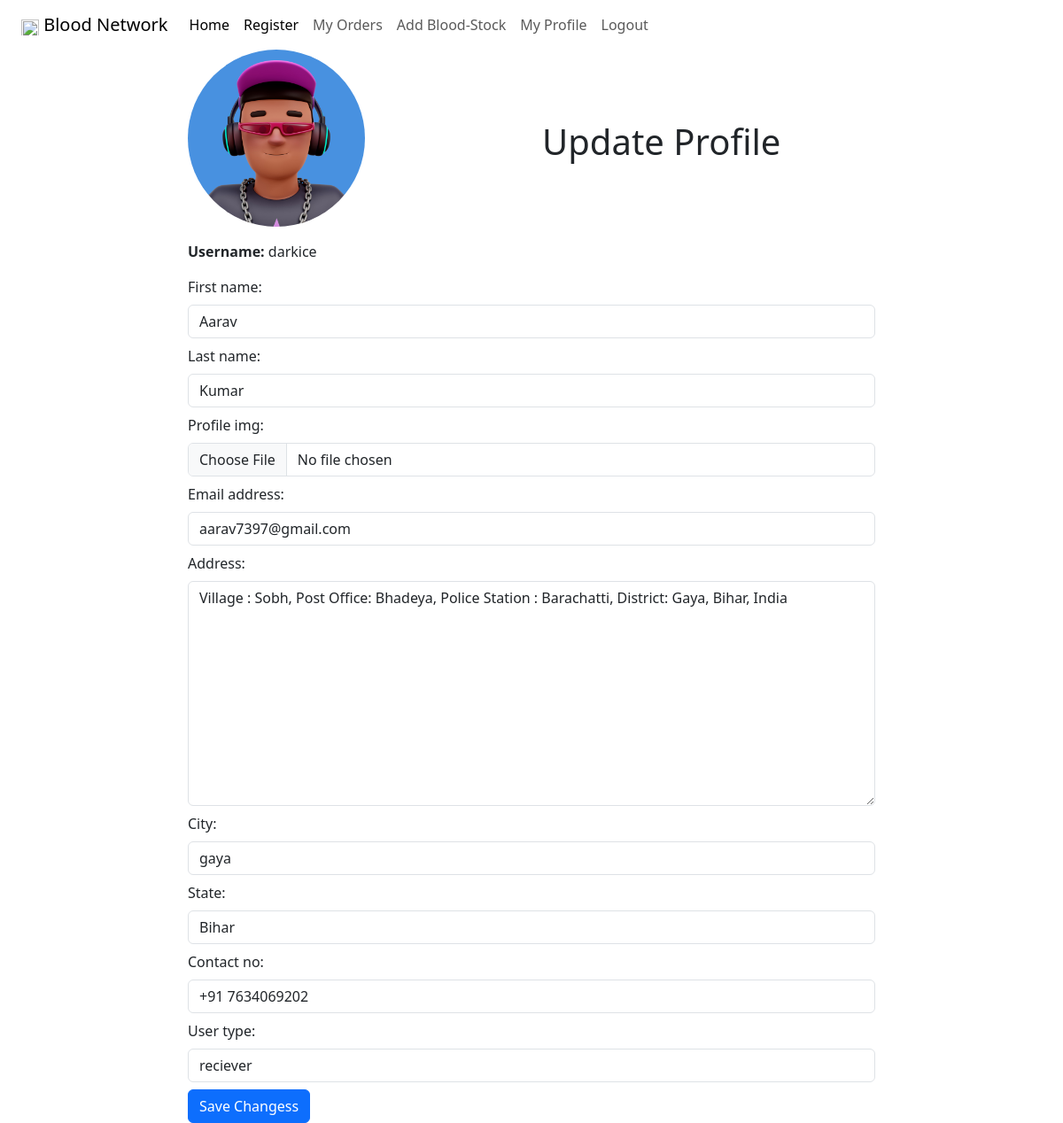
Page /profile (signed in) on the committed database.
### homepage/models.py (models this page shows)
class User(AbstractUser):
    USER_TYPE =(
        ('provider', 'provider'),
        ('reciever', 'reciever'),
    )
    profile_img = models.ImageField(upload_to="profile_img/", blank=True)
    contact_no = models.CharField(max_length=200, blank=True)
    address = models.CharField(max_length=200, blank=True)
    city = models.CharField(max_length=100, blank=True)
    state = models.CharField(max_length=100, blank=True)
    user_type = models.CharField(max_length=20, choices=USER_TYPE)

### homepage/views.py (the view)
# urls.py: path("profile", views.my_profile, name="my_profile_view"),
@login_required(login_url="login_view")
def my_profile(request):
    user = User.objects.get(username=request.user)
    form = ProfilePageForm(instance=user)
    formtosave= ProfilePageForm(request.POST, files=request.FILES, instance=user)
    if request.method == "POST":
        if formtosave.is_valid():
            formtosave.save()
        else:
            return HttpResponse(f'profile not valid')
        return HttpResponseRedirect(reverse('my_profile_view'))
    profile_img = None if not user.profile_img else user.profile_img
    return render(request, "homepage/profile.html", {
        "form": form,
        "profile_img": profile_img
    })

### homepage/forms.py
class ProfilePageForm(forms.ModelForm):
    class Meta:
        model = User
        fields = (
            'first_name',
            'last_name',
            'profile_img',
            'email',
            'address',
            'city',
            'state',
            'contact_no',
            'user_type',
        )
        widgets = STYLE_2

### homepage/templates/homepage/profile.html (shortened to what this page needs)
{% extends 'homepage/layout.html'%}
{% load static %}
{% block body %}
  <div class="row justify-content-center align-items-center">
      <div class="col-4">
        {% if profile_img.url %}
          <img class="img-fluid rounded-pill mb-3" style="width:200px; height: 200px;" src="{{ profile_img.url }}" alt="">
        {% else %}
          <p><strong>No Image</strong></p>
        {% endif %}
      </div>
      <div class="col-4 ">
        <H1>Update Profile</H1>
      </div>
  </div>
  <div class="row justify-content-center">
    <div class="col-8 ">
      {% if request.user %}
        <p> <strong>Username: </strong>{{ request.user }}</p>
      {% endif %}
      <form action="{% url 'my_profile_view' %}" method="post" enctype="multipart/form-data">
        {{ form }}
        <button type="submit" class="btn btn-primary d-flex">Save Changess</button>
      </form>
    </div>
  </div>
{% endblock %}

### rows in the picture
User: user "darkice", first_name "Aarav", last_name "Kumar", email "aarav7397@gmail.com", address "Village : Sobh, Post Office: Bhadeya, Police Station : Barachatti, District: Gaya, Bihar, India", city "gaya", state "Bihar", contact_no "+91 7634069202", user_type "reciever"
